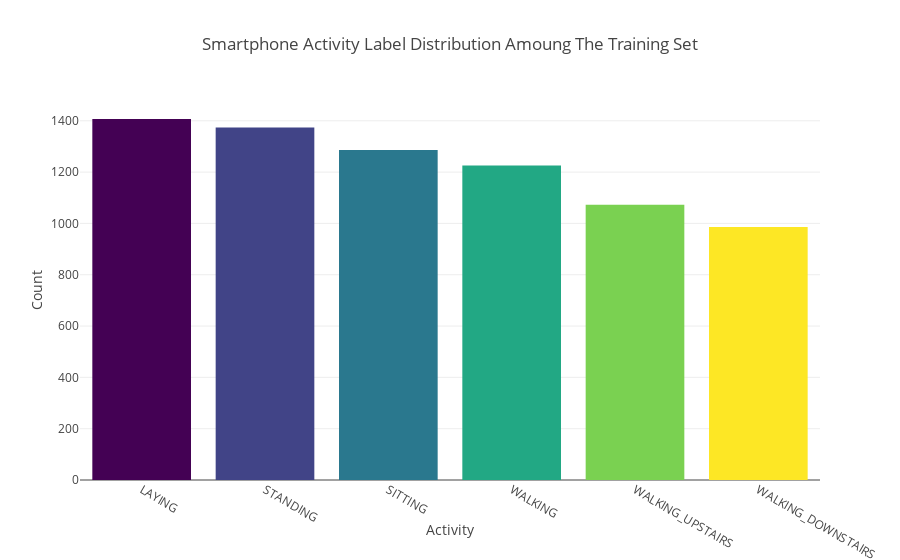

Notebook code for this chart:
### Code cell
label = train.Activity
# Plotting data
label_counts = label.value_counts()

# Get colors
n = label_counts.shape[0]
colormap = get_cmap('viridis')
colors = [rgb2hex(colormap(col)) for col in np.arange(0, 1.01, 1/(n-1))]

# Create plot
data = go.Bar(x = label_counts.index,
              y = label_counts,
              marker = dict(color = colors))

layout = go.Layout(title = 'Smartphone Activity Label Distribution Amoung The Training Set',
                   xaxis = dict(title = 'Activity'),
                   yaxis = dict(title = 'Count'))

fig = go.Figure(data=[data], layout=layout)
iplot(fig)

### Figure 1 — Plotly figure (JSON) as saved in the notebook; plotly's stock layout.template omitted (floating-point values rounded to 4 significant figures)
{"data": [{"marker": {"color": ["#440154", "#414487", "#2a788e", "#22a884", "#7ad151", "#fde725"]}, "type": "bar", "uid": "1b029336-aad6-11e8-96da-7cb0c26317e8", "x": ["LAYING", "STANDING", "SITTING", "WALKING", "WALKING_UPSTAIRS", "WALKING_DOWNSTAIRS"], "y": [1407, 1374, 1286, 1226, 1073, 986]}], "layout": {"title": "Smartphone Activity Label Distribution Amoung The Training Set", "xaxis": {"title": "Activity"}, "yaxis": {"title": "Count"}}}
